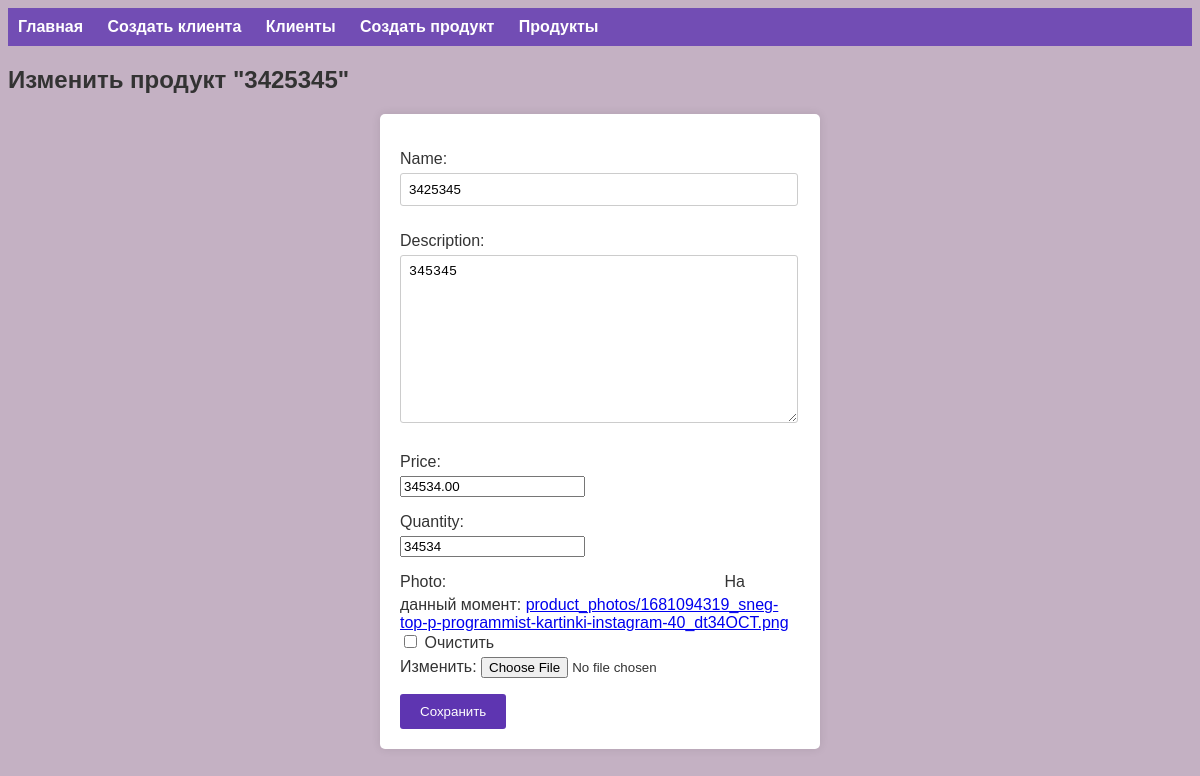
The app's page /lesson2/products/9/update/ with its own data.
### app_lesson2/models.py (models this page shows, shortened)
class Product(models.Model):
    name = models.CharField(max_length=100)
    description = models.TextField()
    price = models.DecimalField(max_digits=10, decimal_places=2)
    quantity = models.IntegerField()
    added_date = models.DateField(auto_now_add=True)
    photo = models.ImageField(upload_to='product_photos/', null=True, blank=True)

### app_lesson2/views.py (the view)
# urls.py: path('products/<int:product_id>/update/', views.update_product_view, name='update_product'),
def update_product_view(request, product_id):
    product = Product.objects.get(id=product_id)
    if request.method == 'POST':
        form = ProductForm(request.POST, request.FILES, instance=product)
        if form.is_valid():
            form.save()
            return redirect('product_list')
    else:
        form = ProductForm(instance=product)
    return render(request, 'update_product.html', {'form': form, 'product': product})

### app_lesson2/forms.py
class ProductForm(forms.ModelForm):
    class Meta:
        model = Product
        fields = ['name', 'description', 'price', 'quantity', 'photo']

### app_lesson2/templates/update_product.html (shortened to what this page needs)
{% extends 'base.html' %}
{% block content %}
<h2>Изменить продукт "{{ product.name }}"</h2>
<form method="post" enctype="multipart/form-data">
  {{ form.as_p }}
  <button type="submit">Сохранить</button>
</form>
{% endblock %}

### static/app_lesson2/css/styles.css (style rules this page uses)
body { background-color: #c4b1c3; color: #333; font-family: Arial, sans-serif; background-size: cover; background-position: center; }
form { max-width: 400px; margin: 20px auto; padding: 20px; background-color: #fff; box-shadow: 0 0 10px rgba(0, 0, 0, 0.1); border-radius: 5px; }
form label { display: inline-block; width: 80%; margin-bottom: 5px; }
form input[type="text"], form input[type="email"], form textarea { width: 95%; padding: 8px; margin-bottom: 10px; border: 1px solid #ccc; border-radius: 3px; }
form button[type="submit"] { background-color: #5e35b1; color: #fff; border: none; padding: 10px 20px; border-radius: 3px; cursor: pointer; transition: background-color 0.5s; }

### records on screen
Product: name "3425345", description "345345", price "34534.00", quantity "34534"
